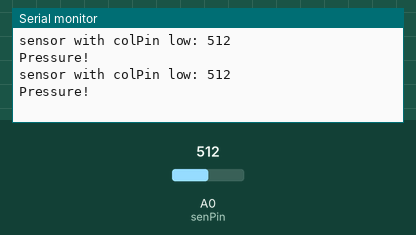
Simulated run of this sketch. Board: Arduino Uno, built with avr-gcc and run on an emulated ATmega328P. On the bench: the last lines printed to the serial monitor. Inputs (shaded band) come from the test bench; at power-on: A0 (senPin) = 512.

Above: at 1.8 s.
1.9 s: A0 (senPin) set to 309
At 2.8 s:
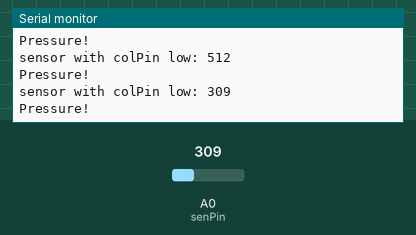
3.4 s: A0 (senPin) set to 292
At 4.8 s:
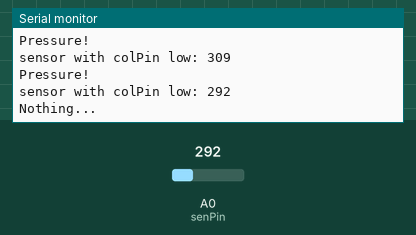
Timing chart, 0 to 6.4 s (numbered marks = the images above; inputs shaded):
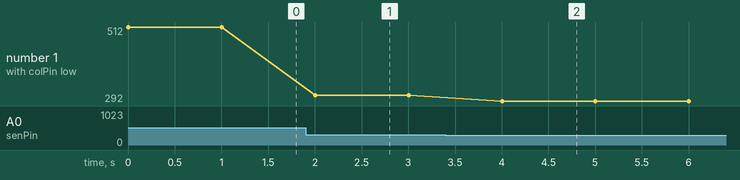

The sketch:

_1x1_matrix.ino
```cpp
/*
1x1 presure sensor matrix code,
 where each row/column is connected to an individual analog pin */

int grnLED = 5;
int redLED = 6;
int senPin = A0;
int rdgPin = 0;

int inComVals[2] = {
};

void setup() {
  //pinMode(rowPin, OUTPUT);
  //pinMode(colPin, OUTPUT);
  pinMode(senPin,  INPUT);

  Serial.begin(9600);
}

void loop() {

  digitalWrite(grnLED, LOW);
  digitalWrite(redLED, LOW);

  rdgPin = analogRead(senPin);
  Serial.print("sensor with colPin low: ");
  Serial.println(rdgPin);

  if(( rdgPin > 300 )) {
    digitalWrite(grnLED, HIGH);
    digitalWrite(redLED,  LOW);
    Serial.println("Pressure!");
  } else {
    digitalWrite(redLED, HIGH);
    digitalWrite(grnLED,  LOW);
    Serial.println("Nothing...");
  }

  delay(1000);
}
```

Measured:
- the behaviour switches between 301 and 300 on A0 (senPin) (found by bisection; images 1 and 2)
- after the input at 1.9 s, the serial monitor: prints a new line after 0.10 s (image 1)
- after the input at 3.4 s, the serial monitor: prints a new line after 0.60 s (image 2)
- plotted number 1: 512 → 309 after the input at 1.9 s, 309 → 292 after the input at 3.4 s
